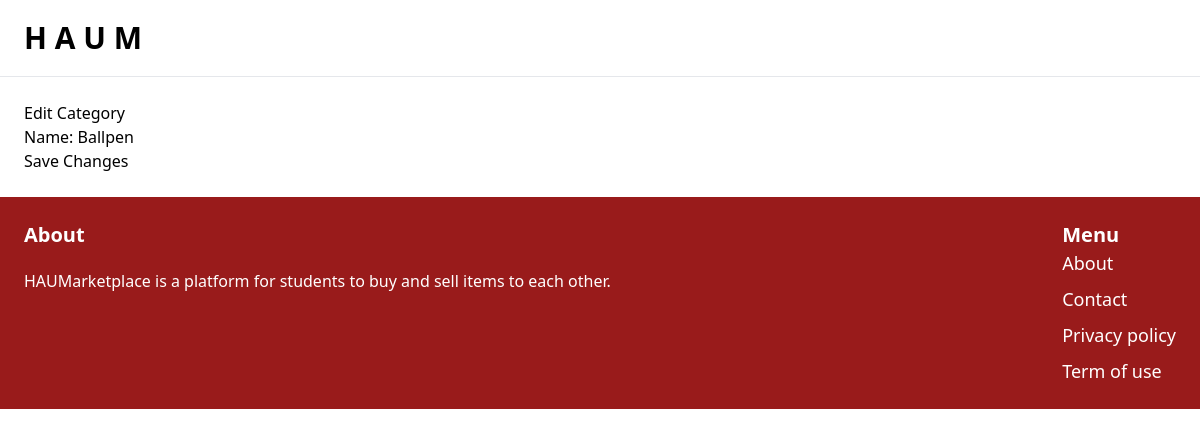
The app's page /item/category/1/edit/, older data.
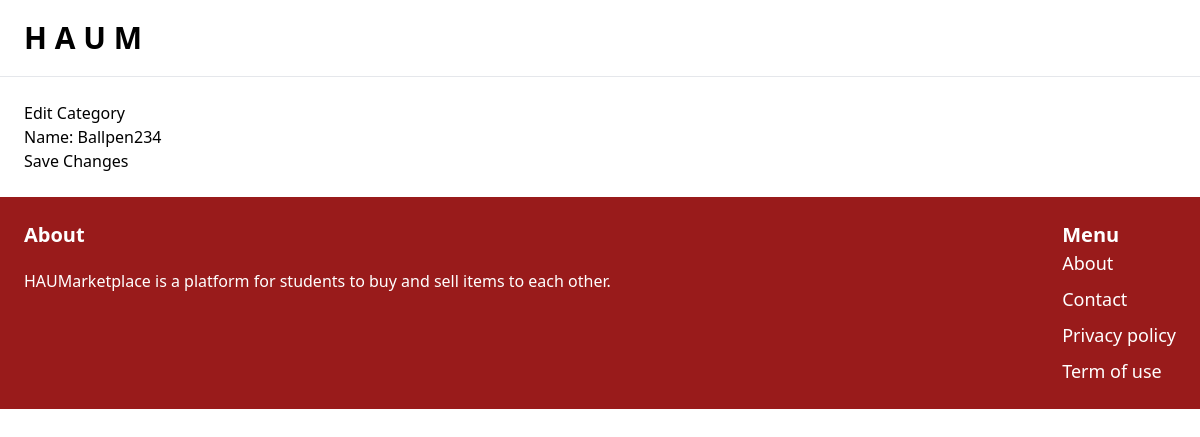
The same page, newer data.
### item/models.py (models this page shows, shortened)
class Category(models.Model):
    name = models.CharField(max_length=255)
    class Meta:
        ordering = ['name']
        verbose_name_plural = 'Categories'

### item/views.py (the view)
# urls.py: path('category/<int:pk>/edit/', CategoryUpdateView.as_view(), name='edit_category'),
class CategoryUpdateView(UpdateView):
    model = Category
    form_class = CategoryForm
    template_name = 'item/edit_category.html'
    success_url = reverse_lazy('item:items')

### item/forms.py
class CategoryForm(forms.ModelForm):
    class Meta:
        model = Category
        fields = ['name']  # Adjust to include the fields you want to edit

### templates/item/edit_category.html (shortened to what this page needs)
{% extends "core/base.html" %}
{% block content %}
<h2>Edit Category</h2>
<form method="post">
    {{ form.as_p }}
    <button type="submit">Save Changes</button>
</form>
{% endblock %}

Row changes from the older to the newer data that the page shows:
changed Category: name "Ballpen" → "Ballpen234"
